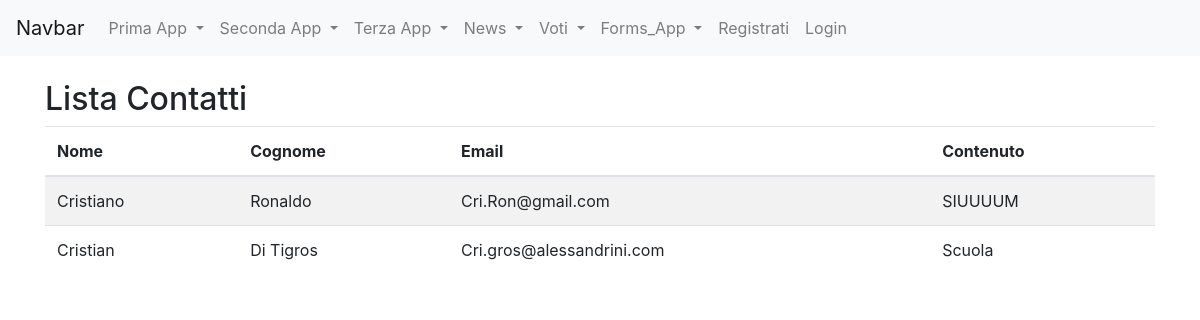
The page /forms_app/lista_contatti/ on the database its author committed.
### forms_app/models.py (models this page shows)
class Contatto(models.Model):
    nome= models.CharField(max_length=100)
    cognome= models.CharField(max_length=100)
    email= models.EmailField(max_length=200)
    contenuto= models.TextField()

### forms_app/views.py (the view)
# urls.py: path('lista_contatti/',lista_contatti,name="lista_Contatti")
def lista_contatti(request):
    contatti = Contatto.objects.all()
    return render(request, "lista_contatti.html", {"contatti": contatti})

### forms_app/templates/lista_contatti.html
{% extends "base.html" %}
{% block content %}
<h2>Lista Contatti</h2>
<table class="table table-striped">
    <thead>
        <tr>
            <th>Nome</th>
            <th>Cognome</th>
            <th>Email</th>
            <th>Contenuto</th>
        </tr>
    </thead>
    <tbody>
        {% for contatto in contatti %}
            <tr>
                <td>{{ contatto.nome }}</td>
                <td>{{ contatto.cognome }}</td>
                <td>{{ contatto.email }}</td>
                <td>{{ contatto.contenuto }}</td>
            </tr>
        {% endfor %}
    </tbody>
</table>
{% endblock %}

### rows shown on the page
Contatto: nome "Cristiano", cognome "Ronaldo", email "Cri.Ron@gmail.com", contenuto "SIUUUUM"
Contatto: nome "Cristian", cognome "Di Tigros", email "Cri.gros@alessandrini.com", contenuto "Scuola"
